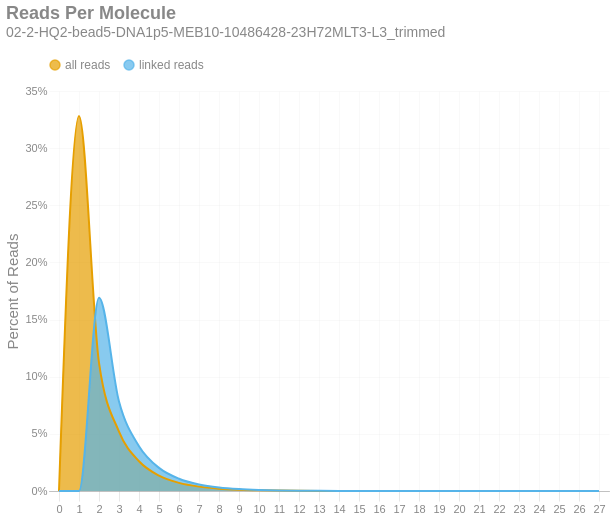

Notebook code cell kept with this figure:
### Markdown cell above
### Reads per Molecule
This chart shows the distribution of the number of reads per linked molecule. That is, how many alignments are associated with a unique molecule. This excludes the number of reads associated with invalid or absent linked-read barcodes. The `linked` histogram is the percentages recalculated when disregarding singletons.

### Code cell
if SKIPLR:
    print_html(f"Skipped")
else:

    binned_counts = np.bincount(valids['reads'].astype(int))
    all_perc = (binned_counts / n_reads)
    linked_perc = (binned_counts / n_linked_reads)
    linked_perc[1] = 0
    binned_df = pd.DataFrame({
        'readsper': range(len(binned_counts)),
        'all reads': all_perc,
        'linked reads': linked_perc
    })
    with SafeRender(binned_df):
        (
            density_plot(binned_df, 'Reads Per Molecule', samplename, 'readspmol')
            .encode(
                x=alt.X('readsper:O', title=None).axis(labelAngle=0)
                    .scale(domainMax= binned_df['readsper'].max()),
                y=alt.Y('value:Q', title='Percent of Reads')
                    .axis(format='%')
                    .stack(False),
                color=alt.Color("key:N").scale(domain = ["all reads", "linked reads"]),
                tooltip = [
                    alt.Tooltip("key:N", title = "Data Type"),
                    alt.Tooltip("readsper:O", title="Reads Per Molecule"),
                    alt.Tooltip("value:Q", format = ".2%", title="% Reads")
                ]
            )
        ).display()

### Figure 1 — Vega-Lite specification as saved in the notebook (floating-point values rounded to 4 significant figures)
{"width": "container", "height": 400, "config": {"title": {"anchor": "start", "dy": -15, "fontSize": 18, "color": "#888888", "subtitleColor": "#888888", "subtitleFontSize": 14}, "arc": {"fill": "#0072B2"}, "axis": {"domainColor": "#888888", "domainWidth": 0.5, "gridWidth": 0.2, "grid": false, "titleFontWeight": 400, "titleFontSize": 15, "labelFontSize": 11, "labelColor": "#888888", "tickColor": "#888888", "tickWidth": 0.2, "titleColor": "#888888"}, "axisBand": {"grid": false}, "axisX": {"grid": true, "tickSize": 10, "domainCap": "round"}, "axisY": {"domain": false, "grid": true, "tickSize": 0, "domainCap": "round"}, "background": "transparent", "header": {"labelFontSize": 15, "labelColor": "#888888", "titleFontSize": 15, "titleFontWeight": 600, "titleColor": "#888888"}, "legend": {"labelFont": "sans-serif", "labelFontSize": 12, "labelColor": "#888888", "symbolSize": 100, "symbolType": "circle", "titleFontSize": 12, "titlePadding": 10, "titleColor": "#888888", "title": null, "orient": "top"}, "range": {"category": ["#E69F00", "#56B4E9", "#009E73", "#F0E442", "#0072B2", "#D55E00", "#CC79A7", "#000000"], "diverging": ["#cfe8f3", "#a2d4ec", "#73bfe2", "#46abdb", "#1696d2", "#12719e"]}, "area": {"fill": "#0072B2", "fillOpacity": 0.7, "line": true, "strokeOpacity": 0.7}, "line": {"color": "#0072B2", "stroke": "#0072B2", "strokeWidth": 2}, "trail": {"color": "#0072B2", "stroke": "#0072B2", "strokeWidth": 0, "size": 1}, "point": {"filled": true}, "text": {"color": "#888888", "fontSize": 11, "align": "right", "fontWeight": 400, "size": 11}, "bar": {"fill": "#0072B2", "stroke": null}, "view": {"stroke": null, "continuousWidth": 660, "continuousHeight": 400}}, "data": {"name": "data-f93be1f557c45d7b7bcd4d048a0b5248"}, "mark": {"type": "area", "interpolate": "monotone"}, "encoding": {"color": {"field": "key", "scale": {"domain": ["all reads", "linked reads"]}, "type": "nominal"}, "tooltip": [{"field": "key", "title": "Data Type", "type": "nominal"}, {"field": "readsper", "title": "Reads Per Molecule", "type": "ordinal"}, {"field": "value", "format": ".2%", "title": "% Reads", "type": "quantitative"}], "x": {"axis": {"labelAngle": 0}, "field": "readsper", "scale": {"domainMax": 27.0}, "title": null, "type": "ordinal"}, "y": {"axis": {"format": "%"}, "field": "value", "stack": false, "title": "Percent of Reads", "type": "quantitative"}}, "params": [{"name": "param_c36ac31b6afebe62", "select": {"type": "point", "fields": ["key"]}, "bind": "legend"}], "title": {"text": "Reads Per Molecule", "subtitle": "02-2-HQ2-bead5-DNA1p5-MEB10-10486428-23H72MLT3-L3_trimmed"}, "transform": [{"fold": ["all reads", "linked reads"]}, {"filter": {"param": "param_c36ac31b6afebe62"}}], "usermeta": {"embedOptions": {"downloadFileName": "02-2-HQ2-bead5-DNA1p5-MEB10-10486428-23H72MLT3-L3_trimmed.readspmol"}}, "$schema": "https://vega.github.io/schema/vega-lite/v6.4.1.json", "datasets": {"data-f93be1f557c45d7b7bcd4d048a0b5248": [{"readsper": 0, "all reads": 0.0, "linked reads": 0.0}, {"readsper": 1, "all reads": 0.3281, "linked reads": 0.0}, {"readsper": 2, "all reads": 0.1122, "linked reads": 0.169}, {"readsper": 3, "all reads": 0.05197, "linked reads": 0.07831}, {"readsper": 4, "all reads": 0.02603, "linked reads": 0.03923}, {"readsper": 5, "all reads": 0.01341, "linked reads": 0.02021}, {"readsper": 6, "all reads": 0.007133, "linked reads": 0.01075}, {"readsper": 7, "all reads": 0.00382, "linked reads": 0.005757}, {"readsper": 8, "all reads": 0.002062, "linked reads": 0.003108}, {"readsper": 9, "all reads": 0.001128, "linked reads": 0.0017}, {"readsper": 10, "all reads": 0.0006292, "linked reads": 0.0009482}, {"readsper": 11, "all reads": 0.0003457, "linked reads": 0.0005209}, {"readsper": 12, "all reads": 0.0001925, "linked reads": 0.00029}, {"readsper": 13, "all reads": 0.0001084, "linked reads": 0.0001633}, {"readsper": 14, "all reads": 6.227e-05, "linked reads": 9.383e-05}, {"readsper": 15, "all reads": 3.351e-05, "linked reads": 5.05e-05}, {"readsper": 16, "all reads": 2.065e-05, "linked reads": 3.111e-05}, {"readsper": 17, "all reads": 1.09e-05, "linked reads": 1.642e-05}, {"readsper": 18, "all reads": 5.407e-06, "linked reads": 8.148e-06}, {"readsper": 19, "all reads": 3.769e-06, "linked reads": 5.679e-06}, {"readsper": 20, "all reads": 2.622e-06, "linked reads": 3.951e-06}, {"readsper": 21, "all reads": 9.832e-07, "linked reads": 1.482e-06}, {"readsper": 22, "all reads": 9.012e-07, "linked reads": 1.358e-06}, {"readsper": 23, "all reads": 8.193e-08, "linked reads": 1.235e-07}, {"readsper": 24, "all reads": 0.0, "linked reads": 0.0}, {"readsper": 25, "all reads": 1.639e-07, "linked reads": 2.469e-07}, {"readsper": 26, "all reads": 8.193e-08, "linked reads": 1.235e-07}, {"readsper": 27, "all reads": 8.193e-08, "linked reads": 1.235e-07}]}}
